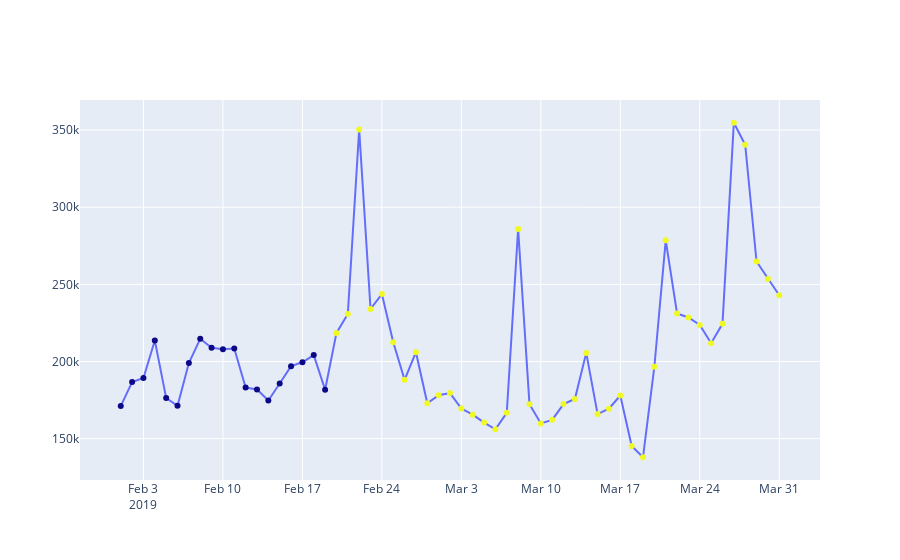

Source (notebook cell):
### Code cell
fig = go.Figure(data=go.Scatter(
    x=data.date,
    y=data.visitors,
    mode='lines+markers',
    marker=dict(color=a)
    ))

fig.show()
